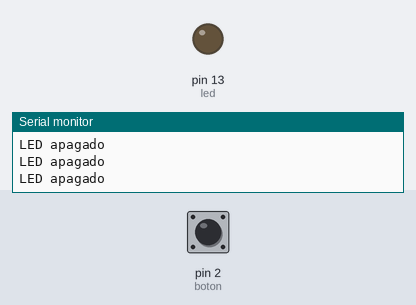
Bench run of a sketch on a simulated Arduino Uno, built with avr-gcc and run on an emulated ATmega328P. Parts: output pins drawn as LEDs (lit = HIGH), the last lines printed to the serial monitor. Dashed ring = blinking. Inputs (shaded band) come from the test bench; at power-on: pin 2 (boton) LOW.

Above: at 1.2 s.
1.3 s: pin 2 (boton) pulled HIGH for 0.15 s
At 1.38 s:
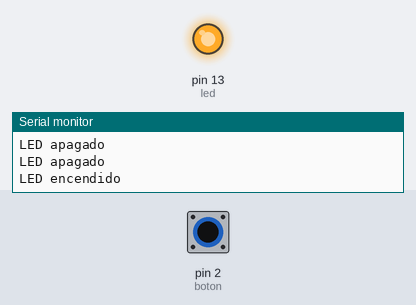
2.9 s: pin 2 (boton) pulled HIGH for 0.15 s
At 4.2 s:
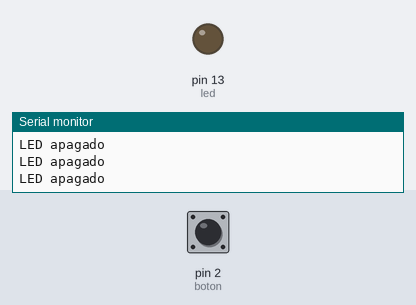
6.0 s: pin 2 (boton) pulled HIGH for 1 s
At 6.8 s:
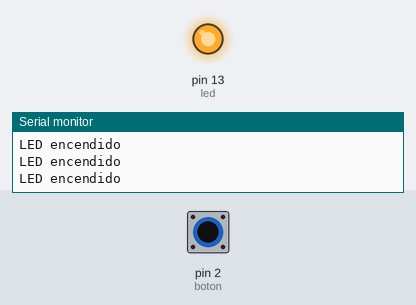
10.0 s: pin 2 (boton) pulsed HIGH 2 times (0.12 s each, 0.3 s apart)
At 10.36 s:
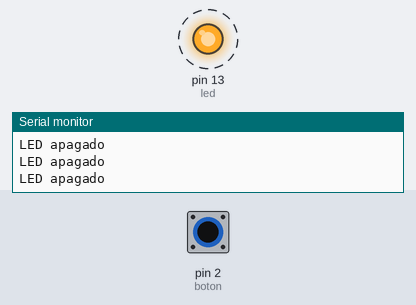
13.6 s: pin 2 (boton) driven HIGH
At 15.0 s:
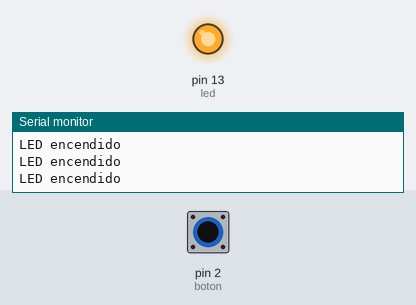
16.6 s: pin 2 (boton) driven LOW
At 17.0 s:
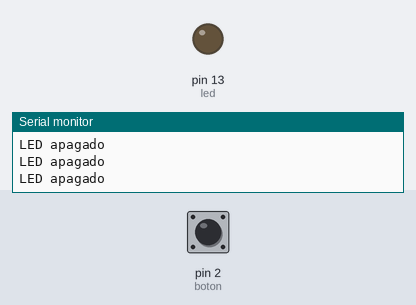
Timing chart, 0 to 19.6 s (numbered marks = the images above; inputs shaded):
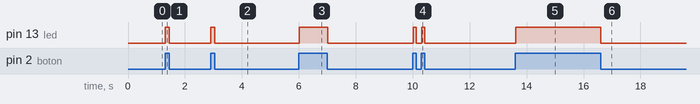

Measured:
- after the input at 1.3 s, pin 13 (led): LOW → HIGH at once, → LOW 0.14 s later
- after the input at 2.9 s, pin 13 (led): LOW → HIGH at once, → LOW 0.14 s later
- after the input at 6.0 s, pin 13 (led): LOW → HIGH at once, → LOW 1.0 s later
- after the input at 10.0 s, pin 13 (led): alternates HIGH for 0.11 s and LOW for 0.19 s, 4 changes in all, then stays LOW, starting at once
- after the input at 13.6 s, pin 13 (led): LOW → HIGH at once
- after the input at 16.6 s, pin 13 (led): HIGH → LOW at once

The sketch:

botonledmontado.ino
```cpp
const int led = 13;
const int boton = 2;
void setup() {
  // put your setup code here, to run once:
  pinMode(led, OUTPUT);
  pinMode(boton, INPUT);
  digitalWrite(led, LOW);
  Serial.begin(9600);
}

void loop() {
  // put your main code here, to run repeatedly:
  if (digitalRead(boton) == HIGH) {
    digitalWrite(led, HIGH);
    Serial.println("LED encendido");
  }
  else {
    digitalWrite(led, LOW);
    Serial.println("LED apagado");
  }
}
```
